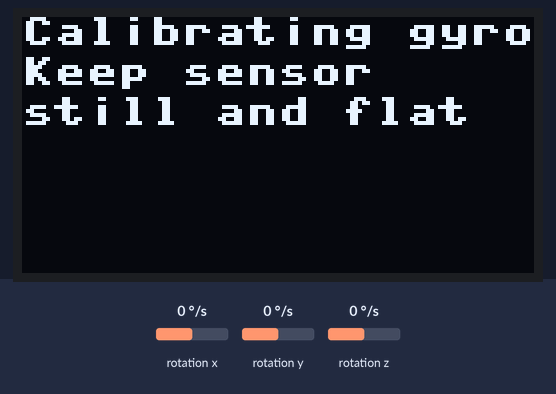
A program run on a simulated Raspberry Pi Pico running MicroPython. On the bench: 128×64 one-colour display. The inputs (shaded band) are chosen by the test bench; at power-on: rotation x 0 °/s, rotation y 0 °/s, rotation z 0 °/s. Files the program writes start out absent; library files of the repository ran but are not shown: ssd1306.py; what the program prints to the serial console is not drawn. At 5.2 s the program stops and its outputs stay as they are.

Above: at 0.2 s.
At 5.3 s:
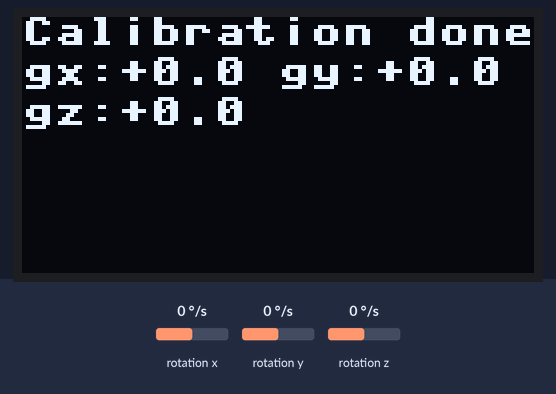

The program:

08-calibrate-gyro.py
```python
import machine
import struct
import time
import json
import config

# MPU6050 wiring (I2C1):
#   SDA -> GPIO10 (I2C1 SDA)
#   SCL -> GPIO11 (I2C1 SCL)
#
# OLED wiring (SPI0) is defined in config.py.
#
# Load this file onto the Pico with Thonny and run it (F5), or run
# headlessly with mpremote (requires config.py and lib/ssd1306.py to
# already be copied onto the Pico's filesystem).
#
# A stationary gyroscope should read 0 deg/s on every axis, but every
# MPU6050 has a small constant bias baked in from manufacturing - often
# a few deg/s per axis. Left uncorrected, integrating that bias over time
# (as any heading estimate has to) produces drift: the reported heading
# wanders even though the sensor never moved. This script measures that
# bias by averaging gyro readings while the sensor sits still, then saves
# the per-axis offset to calibration.json on the Pico so other scripts can
# subtract it out. Set the sensor down flat and don't touch it once
# calibration starts.
I2C_SDA_PIN = 10
I2C_SCL_PIN = 11
I2C_BUS = 1
MPU6050_ADDRESS = 0x68
PWR_MGMT_1 = 0x6B
GYRO_XOUT_H = 0x43

GYRO_SCALE = 131.0  # LSB per deg/s at the default +/-250 deg/s range
CALIBRATION_SECONDS = 5
SAMPLE_DELAY_MS = 20
CALIBRATION_FILE = "calibration.json"

sda = machine.Pin(I2C_SDA_PIN)
scl = machine.Pin(I2C_SCL_PIN)
i2c = machine.I2C(I2C_BUS, sda=sda, scl=scl, freq=400000)

# Wake the sensor - it powers on in sleep mode
i2c.writeto_mem(MPU6050_ADDRESS, PWR_MGMT_1, bytes([0x00]))
time.sleep_ms(100)

oled = config.init_display()
WHITE = config.WHITE
BLACK = config.BLACK


def show_message(*lines):
    oled.fill(BLACK)
    for row, line in enumerate(lines):
        oled.text(line, 0, row * 10, WHITE)
    oled.show()


def read_gyro_raw():
    data = i2c.readfrom_mem(MPU6050_ADDRESS, GYRO_XOUT_H, 6)
    return struct.unpack(">hhh", data)


show_message("Calibrating gyro", "Keep sensor", "still and flat")
print("Calibrating gyro bias for {} seconds - keep the sensor still and flat".format(CALIBRATION_SECONDS))

sum_x = sum_y = sum_z = 0
samples = CALIBRATION_SECONDS * 1000 // SAMPLE_DELAY_MS
for i in range(samples):
    raw_x, raw_y, raw_z = read_gyro_raw()
    sum_x += raw_x
    sum_y += raw_y
    sum_z += raw_z
    time.sleep_ms(SAMPLE_DELAY_MS)

gx_offset = sum_x / samples / GYRO_SCALE
gy_offset = sum_y / samples / GYRO_SCALE
gz_offset = sum_z / samples / GYRO_SCALE

calibration = {"gx_offset": gx_offset, "gy_offset": gy_offset, "gz_offset": gz_offset}
with open(CALIBRATION_FILE, "w") as f:
    json.dump(calibration, f)

print("Calibration complete:")
print("  gx_offset = {:.2f} deg/s".format(gx_offset))
print("  gy_offset = {:.2f} deg/s".format(gy_offset))
print("  gz_offset = {:.2f} deg/s".format(gz_offset))
print("Saved to {}".format(CALIBRATION_FILE))

show_message("Calibration done", "gx:{:+.1f} gy:{:+.1f}".format(gx_offset, gy_offset), "gz:{:+.1f}".format(gz_offset))
```

config.py
```python
# Hardware configuration for the MPU6050 IMU kit.

from machine import Pin, SPI
import ssd1306

# ---------------------------------------------------------------------------
# OLED display (SPI0) - 2.42" SSD1306/SSD1309, same pins as compass-hmc5883l
# ---------------------------------------------------------------------------
WIDTH = 128
HEIGHT = 64

SCL_PIN = 2  # SPI clock
SDA_PIN = 3  # SPI MOSI
RES_PIN = 4
DC_PIN = 5
CS_PIN = 6

WHITE = 1
BLACK = 0
NO_FILL = 0
FILL = 1


def init_display():
    clock = Pin(SCL_PIN)
    data = Pin(SDA_PIN)
    res = Pin(RES_PIN)
    dc = Pin(DC_PIN)
    cs = Pin(CS_PIN)
    spi = SPI(0, sck=clock, mosi=data)
    return ssd1306.SSD1306_SPI(WIDTH, HEIGHT, spi, dc, res, cs)


# ---------------------------------------------------------------------------
# MPU6050 sensor (I2C1)
# ---------------------------------------------------------------------------
# The RP2040's I2C1 hardware block fixes GPIO10 as SDA and GPIO11 as SCL -
# machine.I2C(1, ...) raises "bad SCL pin" if the roles are swapped.
I2C_SDA_PIN = 10
I2C_SCL_PIN = 11
I2C_BUS = 1

# Aux I2C pass-through pins - usually unconnected on GY-521 breakouts
XDA_PIN = 12
XCL_PIN = 13

# Address select pin: low/floating = 0x68, high = 0x69
AD0_PIN = 14

# Interrupt output, only active once configured in the driver
INT_PIN = 15

# I2C addresses and identity register
MPU6050_ADDRESS_LOW = 0x68   # AD0 tied low (or floating with internal pull-down)
MPU6050_ADDRESS_HIGH = 0x69  # AD0 tied high
WHO_AM_I_REG = 0x75
WHO_AM_I_EXPECTED = 0x68     # MPU6050 always reports 0x68 here, regardless of AD0
```

Measured:
- what the display in image 0 shows lasts 5.1 s, from 0.1 s to 5.2 s
